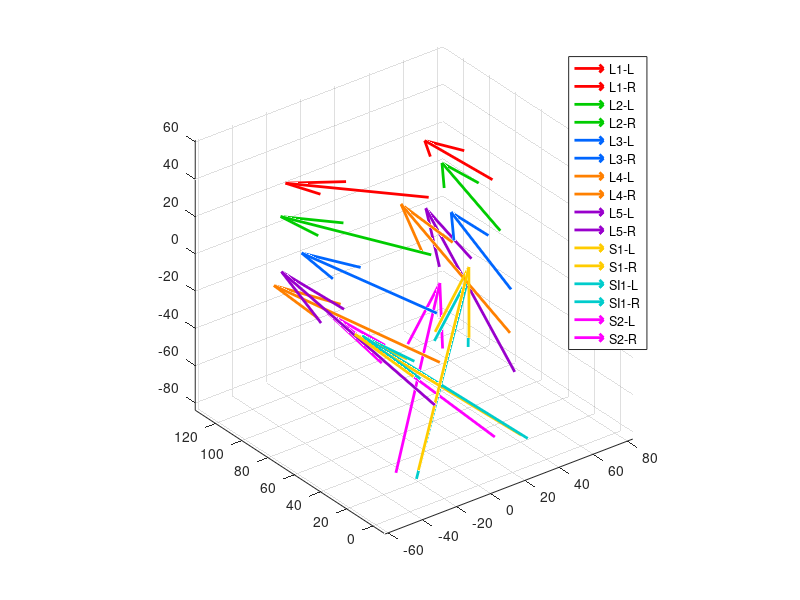

Recreate this plot in MATLAB.
clc; clf; clear;

L3L = [
    -0.9322311878204346,   0.35840073227882388,  0.04994036257266998,   24.821115493774415;
     0.34629470109939577,  0.9236316680908203,  -0.16426819562911988,   7.369929790496826;
    -0.10500044375658035, -0.13584206998348237, -0.9851506352424622,    9.196537971496582;
     0.0,                  0.0,                  0.0,                   1.0
];

L3R = [
    -0.9602102041244507,  -0.03023279272019863,  0.2776355445384979,  -14.625492095947266;
    -0.06251886487007141,  0.9921633005142212,  -0.10818183422088623,  12.553838729858399;
    -0.27218925952911379, -0.12123469263315201, -0.9545758366584778,    7.88688850402832;
     0.0,                  0.0,                  0.0,                   1.0
];

SI1L = [
    -0.7237673401832581,  -0.6900433301925659,   0.0005349181592464447,  34.60700607299805;
    -0.346008837223053,    0.3635898232460022,   0.8649161458015442,     7.386173248291016;
    -0.5970243811607361,   0.6258133053779602,  -0.5019155144691467,   -74.20997619628906;
     0.0,                  0.0,                  0.0,                   1.0
];

SI1R = [
    -0.7921043634414673,   0.6045185923576355,   0.08442749828100205,  -32.62772750854492;
     0.386347234249115,    0.38946425914764407,  0.8360937833786011,     4.682384014129639;
     0.47255241870880129,  0.6948919296264648,  -0.542050302028656,    -71.03498840332031;
     0.0,                  0.0,                  0.0,                   1.0
];

L4L = [
    -0.9842398166656494,   0.10849801450967789,  0.13964320719242097,   22.117612838745118;
     0.13419769704341889,  0.9725217819213867,   0.1902429461479187,     4.65538215637207;
    -0.11516520380973816,  0.20598414540290833, -0.9717549085617065,   -11.914546966552735;
     0.0,                  0.0,                  0.0,                   1.0
];

L4R = [
    -0.9384640455245972,  -0.22446990013122559,  0.26248204708099368,  -17.812591552734376;
    -0.20345892012119294,  0.9734342694282532,   0.10502694547176361,    6.147177696228027;
    -0.27908462285995486,  0.04515993595123291, -0.9592041373252869,   -14.424202919006348;
     0.0,                  0.0,                  0.0,                   1.0
];

L5L = [
    -0.9728285074234009,   0.16860850155353547,  0.15866994857788087,   25.800128936767579;
     0.21801511943340302,  0.8978061079978943,   0.3826405704021454,     5.8555474281311039;
    -0.07793857157230377,  0.4068359136581421,  -0.9101702570915222,   -34.701255798339847;
     0.0,                  0.0,                  0.0,                   1.0
];

L5R = [
    -0.9528717994689941,  -0.20343147218227387,  0.225056454539299,    -20.96989631652832;
    -0.0956316739320755,   0.9054465293884277,   0.41354694962501528,    5.8224968910217289;
    -0.28790539503097536,  0.37253499031066897, -0.882229208946228,    -36.08876419067383;
     0.0,                  0.0,                  0.0,                   1.0
];

L1L = [
    -0.9549988508224487,   0.2965693473815918,  -0.004884916823357344,  30.41384506225586;
     0.28232336044311526,  0.9038283228874207,  -0.3215397000312805,    28.813405990600587;
    -0.09094369411468506, -0.3084491789340973,  -0.9468833804130554,    56.222442626953128;
     0.0,                  0.0,                  0.0,                   1.0
];

L1R = [
    -0.9476393461227417,  -0.11522842943668366,  0.2978266775608063,    -8.141209602355957;
    -0.19938267767429353,  0.9420068264007568,  -0.269944429397583,     27.262969970703126;
    -0.24944929778575898, -0.3151915371417999,  -0.9156578183174133,    61.03730392456055;
     0.0,                  0.0,                  0.0,                   1.0
];

L2L = [
    -0.9319970607757568,   0.36062368750572207,  0.036499835550785068,  28.063766479492189;
     0.3458103835582733,   0.9148251414299011,  -0.2085900753736496,    19.80849838256836;
    -0.10861358791589737, -0.18178361654281617, -0.9773217439651489,    33.79047393798828;
     0.0,                  0.0,                  0.0,                   1.0
];

L2R = [
    -0.9495061039924622,  -0.13566134870052339,  0.28290078043937685,  -13.43183708190918;
    -0.18291202187538148,  0.9719523787498474,  -0.14782381057739259,   18.425640106201173;
    -0.2549121677875519,  -0.19210559129714967, -0.9476893544197083,    36.09390640258789;
     0.0,                  0.0,                  0.0,                   1.0
];

S1L = [
    -0.7172266840934753,  -0.696839451789856,    0.0005349230486899614,  31.8974666595459;
    -0.34942251443862917,  0.36031028628349306,  0.8649159669876099,     8.89167308807373;
    -0.6028999090194702,   0.6201543807983398,  -0.5019146800041199,   -72.12281036376953;
     0.0,                  0.0,                  0.0,                   1.0
];

S1R = [
    -0.7978352308273315,   0.5969348549842835,   0.08442747592926026,  -30.155160903930665;
     0.3826146125793457,   0.393131822347641,    0.8360938429832459,     6.395997047424316;
     0.4659024775028229,   0.6993678212165833,  -0.5420501828193665,   -68.00672912597656;
     0.0,                  0.0,                  0.0,                   1.0
];

S2L = [
    -0.8149040937423706,  -0.5736257433891296,   0.08297157287597656,   32.4271240234375;
    -0.29053106904029848,  0.5281464457511902,   0.7979055047035217,    29.679035186767579;
    -0.5015202760696411,   0.6261107921600342,  -0.5970444679260254,   -82.86447143554688;
     0.0,                  0.0,                  0.0,                   1.0
];

S2R = [
    -0.7550345659255981,   0.6546904444694519,  -0.036100395023822787, -23.179466247558595;
     0.4137688875198364,   0.5184512734413147,   0.7483338713645935,    32.649600982666019;
     0.508642852306366,    0.5500805377960205,  -0.6623391509056091,   -83.89691162109375;
     0.0,                  0.0,                  0.0,                   1.0
];

% Define colors for each level
c1 = [1.0, 0.0, 0.0];    % L1 - Red
c2 = [0.0, 0.8, 0.0];    % L2 - Green  
c3 = [0.0, 0.4, 1.0];    % L3 - Blue
c4 = [1.0, 0.5, 0.0];    % L4 - Orange
c5 = [0.6, 0.0, 0.8];    % L5 - Purple
c6 = [1.0, 0.8, 0.0];    % S1 - Yellow
c7 = [0.0, 0.8, 0.8];    % SI1 - Cyan
c8 = [1.0, 0.0, 1.0];    % S2 - Magenta

% Plot
figure; hold on; view(3); axis equal;

% L1
quiver3(L1L(1,4), L1L(2,4), L1L(3,4), L1L(1,2)*100, L1L(2,2)*100, L1L(3,2)*100, 0, 'Color', c1, 'LineWidth', 2, 'DisplayName', 'L1-L');
quiver3(L1R(1,4), L1R(2,4), L1R(3,4), L1R(1,2)*100, L1R(2,2)*100, L1R(3,2)*100, 0, 'Color', c1, 'LineWidth', 2, 'DisplayName', 'L1-R');

% L2
quiver3(L2L(1,4), L2L(2,4), L2L(3,4), L2L(1,2)*100, L2L(2,2)*100, L2L(3,2)*100, 0, 'Color', c2, 'LineWidth', 2, 'DisplayName', 'L2-L');
quiver3(L2R(1,4), L2R(2,4), L2R(3,4), L2R(1,2)*100, L2R(2,2)*100, L2R(3,2)*100, 0, 'Color', c2, 'LineWidth', 2, 'DisplayName', 'L2-R');

% L3
quiver3(L3L(1,4), L3L(2,4), L3L(3,4), L3L(1,2)*100, L3L(2,2)*100, L3L(3,2)*100, 0, 'Color', c3, 'LineWidth', 2, 'DisplayName', 'L3-L');
quiver3(L3R(1,4), L3R(2,4), L3R(3,4), L3R(1,2)*100, L3R(2,2)*100, L3R(3,2)*100, 0, 'Color', c3, 'LineWidth', 2, 'DisplayName', 'L3-R');

% L4
quiver3(L4L(1,4), L4L(2,4), L4L(3,4), L4L(1,2)*100, L4L(2,2)*100, L4L(3,2)*100, 0, 'Color', c4, 'LineWidth', 2, 'DisplayName', 'L4-L');
quiver3(L4R(1,4), L4R(2,4), L4R(3,4), L4R(1,2)*100, L4R(2,2)*100, L4R(3,2)*100, 0, 'Color', c4, 'LineWidth', 2, 'DisplayName', 'L4-R');

% L5
quiver3(L5L(1,4), L5L(2,4), L5L(3,4), L5L(1,2)*100, L5L(2,2)*100, L5L(3,2)*100, 0, 'Color', c5, 'LineWidth', 2, 'DisplayName', 'L5-L');
quiver3(L5R(1,4), L5R(2,4), L5R(3,4), L5R(1,2)*100, L5R(2,2)*100, L5R(3,2)*100, 0, 'Color', c5, 'LineWidth', 2, 'DisplayName', 'L5-R');

% S1
quiver3(S1L(1,4), S1L(2,4), S1L(3,4), S1L(1,2)*100, S1L(2,2)*100, S1L(3,2)*100, 0, 'Color', c6, 'LineWidth', 2, 'DisplayName', 'S1-L');
quiver3(S1R(1,4), S1R(2,4), S1R(3,4), S1R(1,2)*100, S1R(2,2)*100, S1R(3,2)*100, 0, 'Color', c6, 'LineWidth', 2, 'DisplayName', 'S1-R');

% SI1
quiver3(SI1L(1,4), SI1L(2,4), SI1L(3,4), SI1L(1,2)*100, SI1L(2,2)*100, SI1L(3,2)*100, 0, 'Color', c7, 'LineWidth', 2, 'DisplayName', 'SI1-L');
quiver3(SI1R(1,4), SI1R(2,4), SI1R(3,4), SI1R(1,2)*100, SI1R(2,2)*100, SI1R(3,2)*100, 0, 'Color', c7, 'LineWidth', 2, 'DisplayName', 'SI1-R');

% S2
quiver3(S2L(1,4), S2L(2,4), S2L(3,4), S2L(1,2)*100, S2L(2,2)*100, S2L(3,2)*100, 0, 'Color', c8, 'LineWidth', 2, 'DisplayName', 'S2-L');
quiver3(S2R(1,4), S2R(2,4), S2R(3,4), S2R(1,2)*100, S2R(2,2)*100, S2R(3,2)*100, 0, 'Color', c8, 'LineWidth', 2, 'DisplayName', 'S2-R');

grid on;
legend('show');